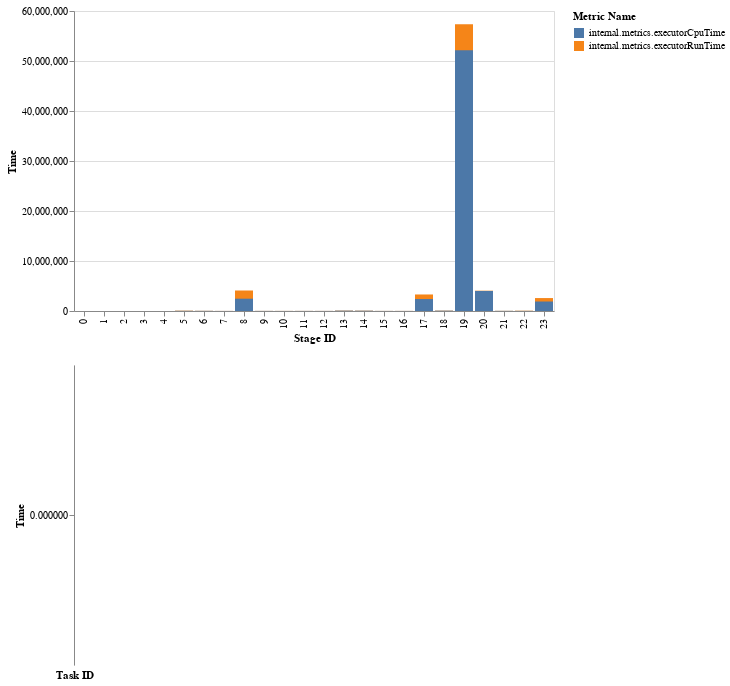

Write notebook code for a chart like this one.
### Markdown cell above
# Plotting wall-clock vs CPU time with layered charts

This gives us some sense of the relationship between CPU time and system time.

### Code cell
cputime = task_time_metrics[task_time_metrics['Metric Name'].str.contains('executorCpuTime')]
runtime = task_time_metrics[task_time_metrics['Metric Name'].str.contains('executorRunTime')]
layered_stage_and_task_charts([runtime, cputime])

### Figure 1 — Vega-Lite specification as saved in the notebook (floating-point values rounded to 4 significant figures; data arrays with more than 128 entries replaced by an {"elided": "..."} marker saying what was removed)
{"config": {"view": {"continuousWidth": 400, "continuousHeight": 300}}, "vconcat": [{"layer": [{"data": {"name": "data-9a20707302d4cb8bce73c706a76678a8"}, "mark": "bar", "encoding": {"color": {"type": "nominal", "field": "Metric Name"}, "tooltip": [{"type": "nominal", "field": "Metric Name"}, {"type": "quantitative", "field": "Metric Value"}, {"type": "quantitative", "field": "Task ID"}], "x": {"type": "nominal", "field": "Stage ID"}, "y": {"type": "quantitative", "aggregate": "sum", "field": "Metric Value", "title": "Time"}}, "selection": {"selector_SelectorName": {"type": "multi", "fields": ["Stage ID"], "empty": "none"}, "selector007": {"type": "interval", "bind": "scales", "encodings": ["x", "y"]}}}, {"data": {"name": "data-83d9ba331607d51a2f9eeb6e9db322f9"}, "mark": "bar", "encoding": {"color": {"type": "nominal", "field": "Metric Name"}, "tooltip": [{"type": "nominal", "field": "Metric Name"}, {"type": "quantitative", "field": "Metric Value"}, {"type": "quantitative", "field": "Task ID"}], "x": {"type": "nominal", "field": "Stage ID"}, "y": {"type": "quantitative", "aggregate": "sum", "field": "Metric Value", "title": "Time"}}}]}, {"layer": [{"data": {"name": "data-a4596c726e25840040a18380b3d4f722"}, "mark": "bar", "encoding": {"color": {"type": "nominal", "field": "Metric Name"}, "tooltip": [{"type": "nominal", "field": "Metric Name"}, {"type": "quantitative", "field": "Metric Value"}, {"type": "quantitative", "field": "Task ID"}], "x": {"type": "nominal", "field": "Task ID"}, "y": {"type": "quantitative", "aggregate": "sum", "field": "Metric Value", "title": "Time"}}, "selection": {"selector008": {"type": "interval", "bind": "scales", "encodings": ["x", "y"]}}, "transform": [{"filter": {"selection": "selector_SelectorName"}}]}, {"data": {"name": "data-05fbff8afe3f02db4bff2779dfdcd4ec"}, "mark": "bar", "encoding": {"color": {"type": "nominal", "field": "Metric Name"}, "tooltip": [{"type": "nominal", "field": "Metric Name"}, {"type": "quantitative", "field": "Metric Value"}, {"type": "quantitative", "field": "Task ID"}], "x": {"type": "nominal", "field": "Task ID"}, "y": {"type": "quantitative", "aggregate": "sum", "field": "Metric Value", "title": "Time"}}, "transform": [{"filter": {"selection": "selector_SelectorName"}}]}]}], "$schema": "https://vega.github.io/schema/vega-lite/v4.8.1.json", "datasets": {"data-9a20707302d4cb8bce73c706a76678a8": [{"Stage ID": 0.0, "Metric Name": "internal.metrics.executorRunTime", "Task ID": 0.0, "Metric Value": 1443.0}, {"Stage ID": 1.0, "Metric Name": "internal.metrics.executorRunTime", "Task ID": 1.0, "Metric Value": 1207.0}, {"Stage ID": 2.0, "Metric Name": "internal.metrics.executorRunTime", "Task ID": 2.0, "Metric Value": 28.0}, {"Stage ID": 3.0, "Metric Name": "internal.metrics.executorRunTime", "Task ID": 3.0, "Metric Value": 11.0}, {"Stage ID": 4.0, "Metric Name": "internal.metrics.executorRunTime", "Task ID": 4.0, "Metric Value": 31.0}, {"Stage ID": 5.0, "Metric Name": "internal.metrics.executorRunTime", "Task ID": 26.0, "Metric Value": 64870.0}, {"Stage ID": 6.0, "Metric Name": "internal.metrics.executorRunTime", "Task ID": 314.0, "Metric Value": 32190.0}, {"Stage ID": 7.0, "Metric Name": "internal.metrics.executorRunTime", "Task ID": 314.0, "Metric Value": 14430.0}, {"Stage ID": 8.0, "Metric Name": "internal.metrics.executorRunTime", "Task ID": 2826.0, "Metric Value": 4102000.0}, {"Stage ID": 9.0, "Metric Name": "internal.metrics.executorRunTime", "Task ID": 436.0, "Metric Value": 19300.0}, {"Stage ID": 10.0, "Metric Name": "internal.metrics.executorRunTime", "Task ID": 57.0, "Metric Value": 15830.0}, {"Stage ID": 11.0, "Metric Name": "internal.metrics.executorRunTime", "Task ID": 63.0, "Metric Value": 19130.0}, {"Stage ID": 12.0, "Metric Name": "internal.metrics.executorRunTime", "Task ID": 63.0, "Metric Value": 17880.0}, {"Stage ID": 13.0, "Metric Name": "internal.metrics.executorRunTime", "Task ID": 143.0, "Metric Value": 72230.0}, {"Stage ID": 14.0, "Metric Name": "internal.metrics.executorRunTime", "Task ID": 131.0, "Metric Value": 58920.0}, {"Stage ID": 15.0, "Metric Name": "internal.metrics.executorRunTime", "Task ID": 110.0, "Metric Value": 16660.0}, {"Stage ID": 16.0, "Metric Name": "internal.metrics.executorRunTime", "Task ID": 111.0, "Metric Value": 16440.0}, {"Stage ID": 17.0, "Metric Name": "internal.metrics.executorRunTime", "Task ID": 2281.0, "Metric Value": 3306000.0}, {"Stage ID": 18.0, "Metric Name": "internal.metrics.executorRunTime", "Task ID": 209.0, "Metric Value": 65650.0}, {"Stage ID": 19.0, "Metric Name": "internal.metrics.executorRunTime", "Task ID": 3318.0, "Metric Value": 57360000.0}, {"Stage ID": 20.0, "Metric Name": "internal.metrics.executorRunTime", "Task ID": 2616.0, "Metric Value": 4059000.0}, {"Stage ID": 21.0, "Metric Name": "internal.metrics.executorRunTime", "Task ID": 251.0, "Metric Value": 30310.0}, {"Stage ID": 22.0, "Metric Name": "internal.metrics.executorRunTime", "Task ID": 1427.0, "Metric Value": 57890.0}, {"Stage ID": 23.0, "Metric Name": "internal.metrics.executorRunTime", "Task ID": 2872.0, "Metric Value": 2586000.0}], "data-83d9ba331607d51a2f9eeb6e9db322f9": [{"Stage ID": 0.0, "Metric Name": "internal.metrics.executorCpuTime", "Task ID": 0.0, "Metric Value": 97.92}, {"Stage ID": 1.0, "Metric Name": "internal.metrics.executorCpuTime", "Task ID": 1.0, "Metric Value": 92.27}, {"Stage ID": 2.0, "Metric Name": "internal.metrics.executorCpuTime", "Task ID": 2.0, "Metric Value": 18.79}, {"Stage ID": 3.0, "Metric Name": "internal.metrics.executorCpuTime", "Task ID": 3.0, "Metric Value": 2.916}, {"Stage ID": 4.0, "Metric Name": "internal.metrics.executorCpuTime", "Task ID": 4.0, "Metric Value": 3.415}, {"Stage ID": 5.0, "Metric Name": "internal.metrics.executorCpuTime", "Task ID": 26.0, "Metric Value": 36170.0}, {"Stage ID": 6.0, "Metric Name": "internal.metrics.executorCpuTime", "Task ID": 314.0, "Metric Value": 30000.0}, {"Stage ID": 7.0, "Metric Name": "internal.metrics.executorCpuTime", "Task ID": 314.0, "Metric Value": 12810.0}, {"Stage ID": 8.0, "Metric Name": "internal.metrics.executorCpuTime", "Task ID": 2826.0, "Metric Value": 2461000.0}, {"Stage ID": 9.0, "Metric Name": "internal.metrics.executorCpuTime", "Task ID": 436.0, "Metric Value": 18310.0}, {"Stage ID": 10.0, "Metric Name": "internal.metrics.executorCpuTime", "Task ID": 57.0, "Metric Value": 13560.0}, {"Stage ID": 11.0, "Metric Name": "internal.metrics.executorCpuTime", "Task ID": 63.0, "Metric Value": 16500.0}, {"Stage ID": 12.0, "Metric Name": "internal.metrics.executorCpuTime", "Task ID": 63.0, "Metric Value": 15550.0}, {"Stage ID": 13.0, "Metric Name": "internal.metrics.executorCpuTime", "Task ID": 143.0, "Metric Value": 68900.0}, {"Stage ID": 14.0, "Metric Name": "internal.metrics.executorCpuTime", "Task ID": 131.0, "Metric Value": 56830.0}, {"Stage ID": 15.0, "Metric Name": "internal.metrics.executorCpuTime", "Task ID": 110.0, "Metric Value": 14930.0}, {"Stage ID": 16.0, "Metric Name": "internal.metrics.executorCpuTime", "Task ID": 111.0, "Metric Value": 14660.0}, {"Stage ID": 17.0, "Metric Name": "internal.metrics.executorCpuTime", "Task ID": 2281.0, "Metric Value": 2392000.0}, {"Stage ID": 18.0, "Metric Name": "internal.metrics.executorCpuTime", "Task ID": 209.0, "Metric Value": 62450.0}, {"Stage ID": 19.0, "Metric Name": "internal.metrics.executorCpuTime", "Task ID": 3318.0, "Metric Value": 52160000.0}, {"Stage ID": 20.0, "Metric Name": "internal.metrics.executorCpuTime", "Task ID": 2616.0, "Metric Value": 4010000.0}, {"Stage ID": 21.0, "Metric Name": "internal.metrics.executorCpuTime", "Task ID": 251.0, "Metric Value": 28550.0}, {"Stage ID": 22.0, "Metric Name": "internal.metrics.executorCpuTime", "Task ID": 1427.0, "Metric Value": 22790.0}, {"Stage ID": 23.0, "Metric Name": "internal.metrics.executorCpuTime", "Task ID": 2872.0, "Metric Value": 1897000.0}], "data-a4596c726e25840040a18380b3d4f722": {"elided": "188 records"}, "data-05fbff8afe3f02db4bff2779dfdcd4ec": {"elided": "188 records"}}}
